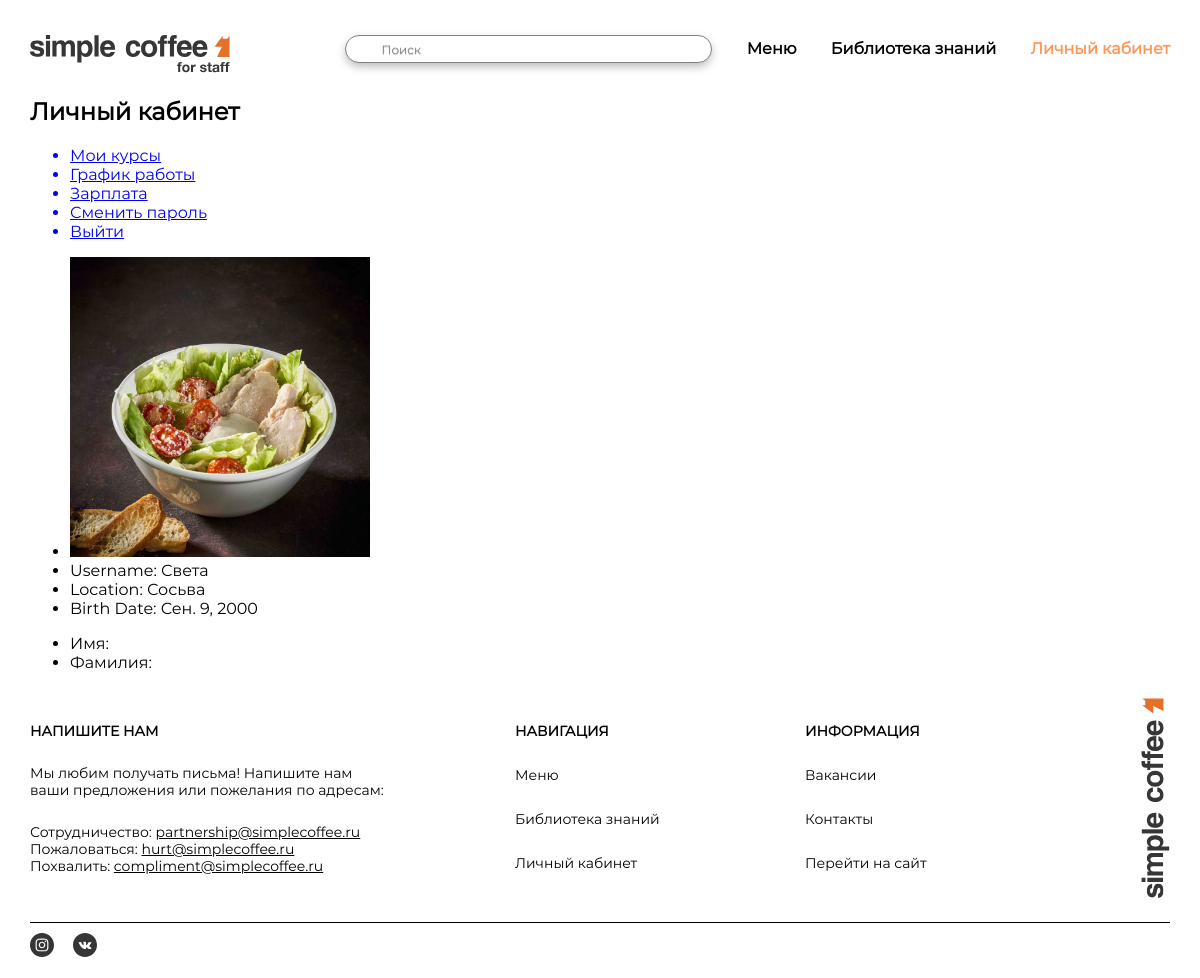
/account/ (signed in), run on the app's committed database.
### main/models.py (models this page shows, shortened)
class UserProfile(models.Model):
    user = models.OneToOneField(User, on_delete=models.CASCADE)
    avatar = models.ImageField(upload_to='static/main/img/users/%Y/%m/%d/', verbose_name='Изображение', blank=True)
    bdate = models.DateField(auto_now=False, auto_now_add=False, null=True, blank=True)
    coffee_address = models.TextField(blank=False, null=True)
    number = models.CharField(max_length=11, blank=True, null=True)
    role = models.ForeignKey('Role', on_delete=models.PROTECT, blank=True, null=True)
    class Meta:
       verbose_name = 'Профиль'
       verbose_name_plural = 'Профили'

### main/views.py (the view)
# urls.py: path('account/', views.p_account, name='account'),
def p_account(request):
    if request.user.is_superuser:
        s = User.objects.filter(id=request.user.id)
        return render(request, 'main/personalaccount.html', {'s' : s})
    else:
        s = User.objects.filter(id=request.user.id)
        information = UserProfile.objects.filter(user=request.user)
        return render(request, 'main/personalaccount.html', {'information': information, 's': s})

### main/templates/main/personalaccount.html (shortened to what this page needs)
{% extends 'main/layout.html' %}
{% load static%}
{% block content %}
    <h2 class="account">Личный кабинет</h2>
    <ul class="navigation-account">
        <a href="http://"><li>Мои курсы</li></a>
        <a href="http://"><li>График работы</li></a>
        <a href="http://"><li>Зарплата</li></a>
        <a href="http://"><li>Сменить пароль</li></a>
        <a href="{% url 'logout' %}"><li>Выйти</li></a>
    </ul>
    <div>
        {% for info in information %}
        <ul>
            <li><img src="{{ info.avatar.url }}" width="300" height="300"></li>
            <li>Username: {{ info.user }}</li>
            <li>Location: {{ info.coffee_address }}</li>
            <li>Birth Date: {{ info.bdate }}</li>
        </ul>
        {% endfor %}
        {% for info in s %}
        <ul>
            <li>Имя: {{ info.first_name }}</li>
            <li>Фамилия: {{ info.last_name }}</li>
        </ul>
        {% endfor %}
    </div>
{% endblock %}

### main/static/main/css/style.css (style rules this page uses)
html, body { min-width: 1160px; margin: 0; padding: 0; font-family: "Montserrat"; color: #000000; height: 100%; }

### data on the page
UserProfile: avatar (picture), user "Света", coffee_address "Сосьва", bdate "Сен. 9, 2000"
